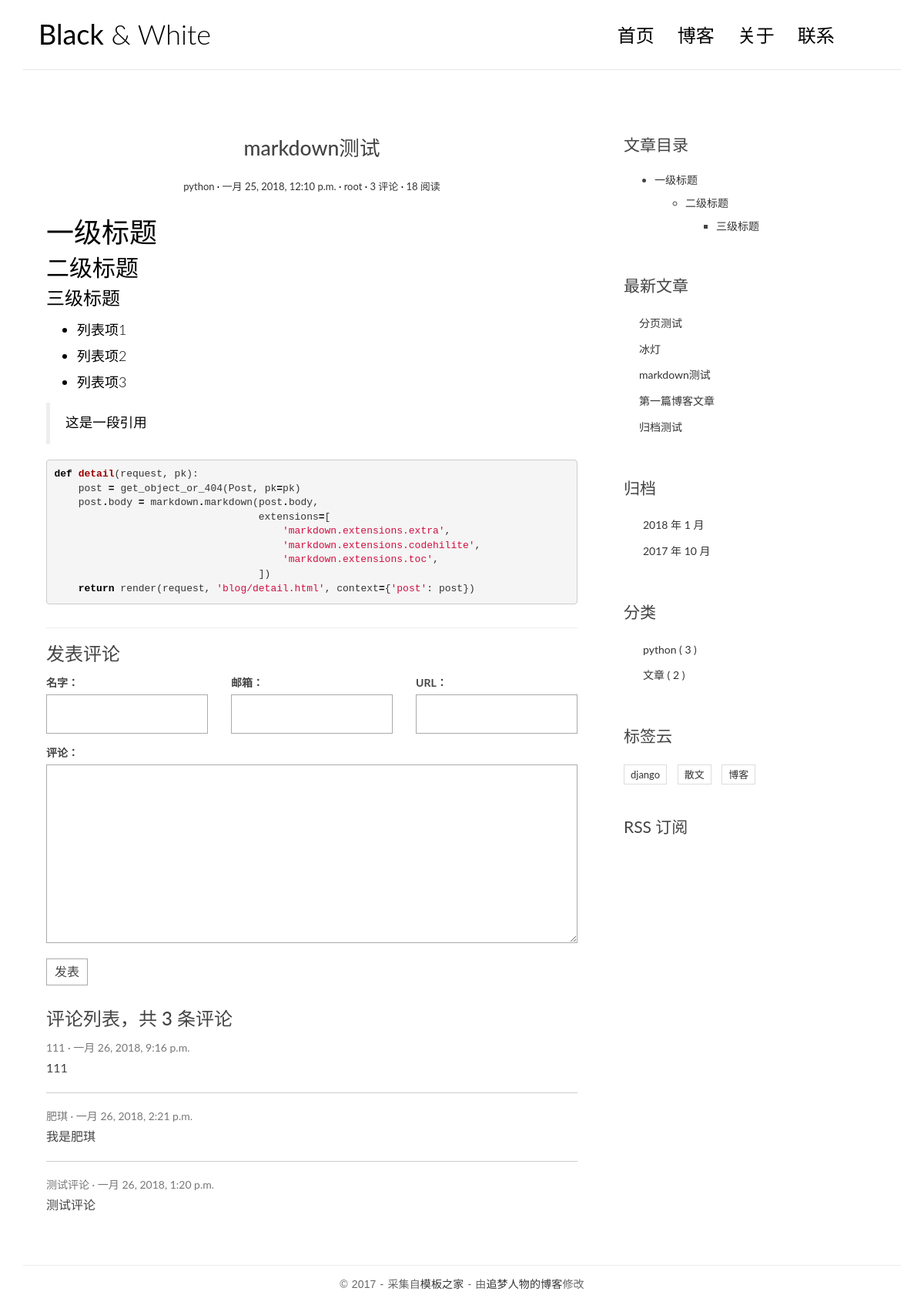
The app's page /post/3/, older data.
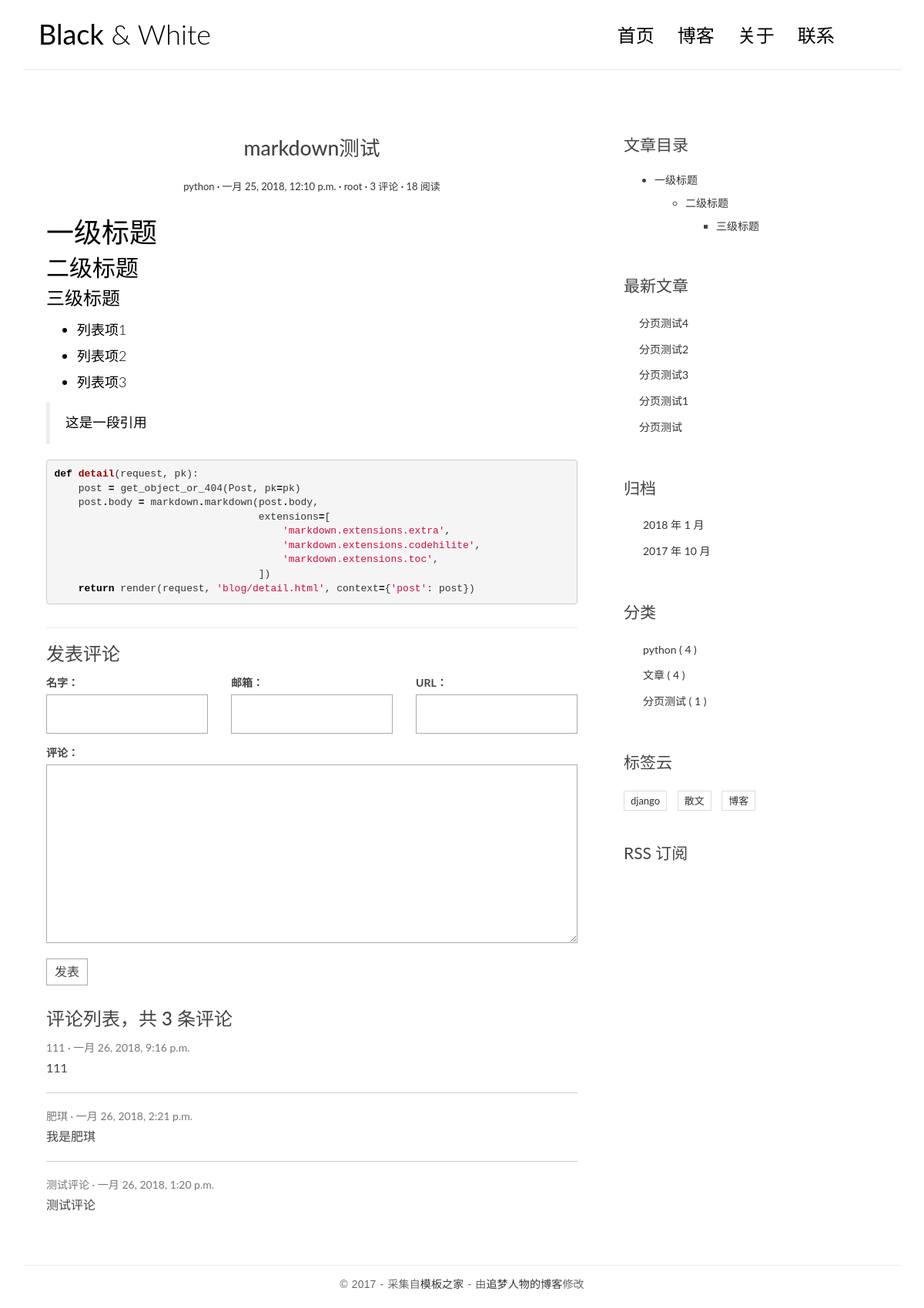
The same page, newer data.
### comments/models.py (models this page shows, shortened)
class Comment(models.Model):
    name = models.CharField(max_length=100)
    email = models.EmailField(max_length=255)
    url = models.URLField(blank=True)
    text = models.TextField()
    created_time = models.DateTimeField(auto_now_add=True)
    post = models.ForeignKey('blog.Post', on_delete=models.CASCADE)
    class Meta:
        ordering = ['-created_time']

### blog/models.py (models this page shows, shortened)
class Post(models.Model):
    title = models.CharField(max_length=70, verbose_name='标题')
    body = models.TextField(verbose_name='内容')
    created_time = models.DateTimeField(verbose_name='创建时间')
    modified_time = models.DateTimeField(verbose_name='修改时间')
    excerpt = models.CharField(max_length=200, blank=True, verbose_name='摘要')
    category = models.ForeignKey(Category, on_delete=models.CASCADE, verbose_name='分类')
    tags = models.ManyToManyField(Tag, blank=True, verbose_name='标签')
    author = models.ForeignKey(User, on_delete=models.CASCADE, verbose_name='作者')
    views = models.PositiveIntegerField(default=0, editable=False)
    def get_absolute_url(self):
        return reverse('blog:info', kwargs={'pk': self.pk})
    def increase_views(self):
        self.views += 1
        self.save(update_fields=['views'])
    class Meta:
        ordering = ['-created_time']
    def save(self, *args, **kwargs):
        if not self.excerpt:
            md = markdown.Markdown(extensions=[
                'markdown.extensions.extra',
                'markdown.extensions.codehilite',
            ])
            self.excerpt = strip_tags(md.convert(self.body))[:54]
        super(Post, self).save(*args, **kwargs)

class Category(models.Model):
    name = models.CharField(max_length=100)
    def __str__(self):
        return self.name

class Tag(models.Model):
    name = models.CharField(max_length=100)

### blog/views.py (the view)
# urls.py: path('post/<int:pk>/', views.InfoView.as_view(), name='info'),
class InfoView(DetailView):
    model = Post
    template_name = 'blog/info.html'
    context_object_name = 'post'
    def get(self, request, *args, **kwargs):
        response = super(InfoView, self).get(request, *args, **kwargs)
        self.object.increase_views()
        return response
    def get_object(self, queryset=None):
        post = super(InfoView, self).get_object(queryset=None)
        md = markdown.Markdown(extensions=[
            'markdown.extensions.extra',
            'markdown.extensions.codehilite',
            'markdown.extensions.toc',
        ])
        post.body = md.convert(post.body)
        post.toc = md.toc
        return post
    def get_context_data(self, **kwargs):
        context = super(InfoView, self).get_context_data(**kwargs)
        form = CommentForm()
        comment_list = self.object.comment_set.all()
        context.update({
            'form': form,
            'comment_list': comment_list
        })
        return context

### comments/forms.py
class CommentForm(forms.ModelForm):
    class Meta:
        model = Comment
        fields = ['name', 'email', 'url', 'text']

### blog/templatetags/blog_tags.py (called while the page is built)
@register.simple_tag
def get_recent_posts(num=5):
    return Post.objects.all()[:num]

@register.simple_tag
def archives():
    return Post.objects.dates('created_time', 'month', order='DESC')

@register.simple_tag
def get_categories():
    return Category.objects.annotate(num_posts=Count('post')).filter(num_posts__gte=1)

@register.simple_tag
def get_tags():
    return Tag.objects.annotate(num_posts=Count('post')).filter(num_posts__gt=0)

### blog/templates/blog/info.html (shortened to what this page needs)
{% extends 'blog/base.html' %}
{% block main %}
<article class="post post-1">
    <header class="entry-header">
        <h1 class="entry-title">{{ post.title }}</h1>
        <div class="entry-meta">
            <span class="post-category"><a href="#">{{ post.category }}</a></span>
            <span class="post-date"><a href="#"><time class="entry-date"
                                                      datetime="{{ post.created_time }}">{{ post.created_time }}</time></a></span>
            <span class="post-author"><a href="#">{{ post.author }}</a></span>
            <span class="comments-link"><a href="#">{{ post.comment_set.count }} 评论</a></span>
            <span class="views-count"><a href="#">{{ post.views }} 阅读</a></span>
        </div>
    </header>
    <div class="entry-content clearfix">
        {{ post.body|safe }}
    </div>
</article>
<section class="comment-area" id="comment-area">
    <hr>
    <h3>发表评论</h3>
    <form action="{% url 'comments:post_comment' post.pk %}" method="post" class="comment-form">
        <div class="row">
            <div class="col-md-4">
                <label for="{{ form.name.id_for_label }}">名字：</label>
                {{ form.name }}
            </div>
            <div class="col-md-4">
                <label for="{{ form.email.id_for_label }}">邮箱：</label>
                {{ form.email }}
            </div>
            <div class="col-md-4">
                <label for="{{ form.url.id_for_label }}">URL：</label>
                {{ form.url }}
            </div>
            <div class="col-md-12">
                <label for="{{ form.text.id_for_label }}">评论：</label>
                {{ form.text }}
                <button type="submit" class="comment-btn">发表</button>
            </div>
        </div>
    </form>
    <div class="comment-list-panel">
        <h3>评论列表，共 <span>{{ post.comment_set.count }}</span> 条评论</h3>
        <ul class="comment-list list-unstyled">
            {% for comment in comment_list %}
            <li class="comment-item">
                <span class="nickname">{{ comment.name }}</span>
                <time class="submit-date">{{ comment.created_time }}</time>
                <div class="text">
                    {{ comment.text }}
                </div>
            </li>
            {% empty %}
            暂无评论！
            {% endfor %}
        </ul>
    </div>
</section>
{% endblock main %}
{% block toc %}
<div class="widget widget-content">
    <h3 class="widget-title">文章目录</h3>
    {{ post.toc|safe}}
</div>
{% endblock toc %}

### blog/templates/blog/base.html (shortened to what the changed rows need)
{% load staticfiles %}
{% load blog_tags %}
<!DOCTYPE html>
<html>
<head>
    <link rel="stylesheet" href="{% static 'css/bootstrap.min.css' %}">
    <link rel="stylesheet" href="http://code.ionicframework.com/ionicons/2.0.1/css/ionicons.min.css">
    <link rel="stylesheet" href="{% static 'css/pace.css' %}">
    <link rel="stylesheet" href="{% static 'css/custom.css' %}">
    <link rel="stylesheet" href="{% static 'css/highlights/github.css' %}">
</head>
<body>
<div class="container">
    <header id="site-header">
        <div class="row">
            <div class="col-md-4 col-sm-5 col-xs-8">
                <div class="logo">
                    <h1><a href="{% url 'blog:index' %}"><b>Black</b> &amp; White</a></h1>
                </div>
            </div>
        </div>
    </header>
</div>
<div class="content-body">
    <div class="container">
        <div class="row">
            <main class="col-md-8">
                {% block main %}
                {% endblock main %}
            </main>
            <aside class="col-md-4">
                {% block toc %}
                {% endblock toc %}
                <div class="widget widget-recent-posts">
                    {% get_recent_posts as recent_post_list %}
                    <ul>
                        {% for post in recent_post_list %}
                        <li>
                            <a href="{{ post.get_absolute_url }}">{{ post.title }}</a>
                        </li>
                        {% empty %}
                        暂无文章！
                        {% endfor %}
                    </ul>
                </div>
                <div class="widget widget-archives">
                    {% archives as date_list %}
                    <ul>
                        {% for date in date_list %}
                        <li>
                            <a href="{% url 'blog:archives' date.year date.month %}">{{ date.year }} 年 {{ date.month }} 月</a>
                        </li>
                        {% empty %}
                        暂无归档！
                        {% endfor %}
                    </ul>
                </div>
                <div class="widget widget-category">
                    {% get_categories as category_list %}
                    <ul>
                        {% for category in category_list %}
                        <li>
                            <a href="{% url 'blog:category' category.pk %}">{{ category.name }}
                                <span class="post-count">( {{ category.num_posts }} )</span>
                            </a>
                        </li>
                        {% empty %}
                        暂无分类！
                        {% endfor %}
                    </ul>
                </div>
                <div class="widget widget-tag-cloud">
                    {% get_tags as tag_list %}
                    <ul>
                        {% for tag in tag_list %}
                        <li>
                            <a href="{% url 'blog:tag' tag.pk %}">{{ tag.name }}</a>
                        </li>
                        {% empty %}
                        暂无标签！
                        {% endfor %}
                    </ul>
                </div>
            </aside>
        </div>
    </div>
</div>
</body>
</html>

Row changes from the older to the newer data that the page shows:
no longer on one of the page's lists (row unchanged): Post: title "markdown测试"
no longer on this page (row unchanged): Post: title "冰灯"
no longer on this page (row unchanged): Post: title "第一篇博客文章"
no longer on this page (row unchanged): Post: title "归档测试"
added Post: title "分页测试4"
added Post: title "分页测试2"
added Post: title "分页测试3"
added Post: title "分页测试1"
computed for Category "python": num_posts "3" → "4"
computed for Category "文章": num_posts "2" → "4"
added Category: name "分页测试", num_posts "1"
